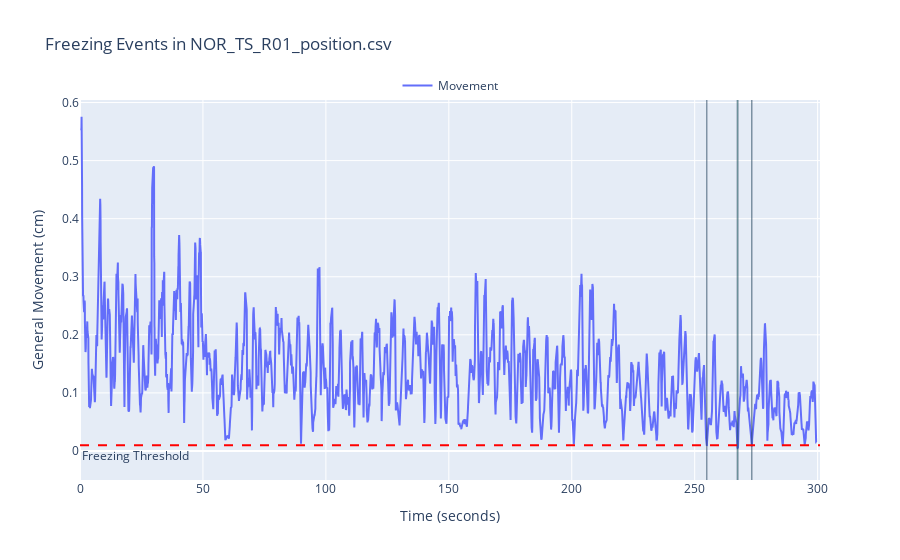

The notebook cell this image was saved under:
### Markdown cell above
---
#### 4.  We can also measure other behaviours, such as freezing

### Code cell
# Plot freezing events
rst.plot_freezing(params, example_path)

### Figure 1 — Plotly figure (JSON) as saved in the notebook; plotly's stock layout.template omitted (floating-point values rounded to 4 significant figures; data arrays with more than 128 entries replaced by an {"elided": "..."} marker saying what was removed)
{"data": [{"mode": "lines", "name": "Movement", "type": "scatter", "x": {"elided": "7500 float values"}, "y": {"elided": "7500 float values"}}], "layout": {"annotations": [{"showarrow": false, "text": "Freezing Threshold", "x": 0, "xanchor": "left", "xref": "x domain", "y": 0.01, "yanchor": "top", "yref": "y"}], "legend": {"orientation": "h", "x": 0.5, "xanchor": "center", "y": 1, "yanchor": "bottom"}, "shapes": [{"fillcolor": "rgba(0, 100, 80, 0.4)", "line": {"width": 0.4}, "type": "rect", "x0": 254.9, "x1": 255, "y0": -0.1, "y1": 1.5}, {"fillcolor": "rgba(0, 100, 80, 0.4)", "line": {"width": 0.4}, "type": "rect", "x0": 267.2, "x1": 267.7, "y0": -0.1, "y1": 1.5}, {"fillcolor": "rgba(0, 100, 80, 0.4)", "line": {"width": 0.4}, "type": "rect", "x0": 273.2, "x1": 273.3, "y0": -0.1, "y1": 1.5}, {"line": {"color": "red", "dash": "dash"}, "type": "line", "x0": 0, "x1": 1, "xref": "x domain", "y0": 0.01, "y1": 0.01, "yref": "y"}], "showlegend": true, "title": {"text": "Freezing Events in NOR_TS_R01_position.csv"}, "xaxis": {"range": [0, 301.0], "title": {"text": "Time (seconds)"}}, "yaxis": {"range": [-0.05, 0.6044], "title": {"text": "General Movement (cm)"}}}}
